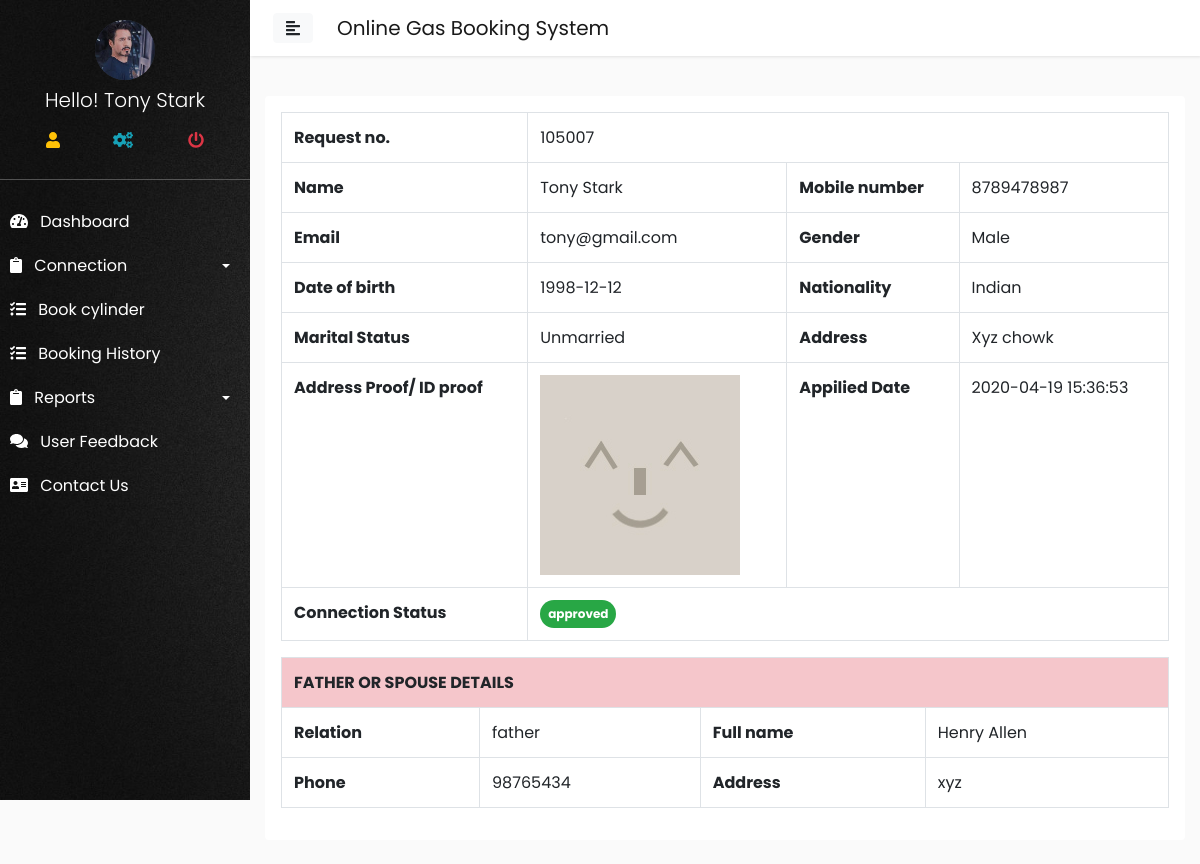
Screenshot of /user/connection_details.php?view=105007 (signed in) with the database file from the repository.
### tables this page shows
CREATE TABLE `user` (
  `user_id` int(11) NOT NULL,
  `f_name` varchar(200) NOT NULL,
  `email` varchar(200) NOT NULL,
  `password` varchar(200) NOT NULL,
  `mobile` varchar(200) NOT NULL,
  `gender` varchar(200) NOT NULL,
  `dob` varchar(200) NOT NULL,
  `r_address` varchar(200) NOT NULL,
  `city` varchar(200) NOT NULL,
  `zipcode` int(11) NOT NULL,
  `p_image` varchar(200) NOT NULL
);

CREATE TABLE `connection` (
  `connection_id` int(11) NOT NULL,
  `full_name` varchar(200) NOT NULL,
  `email` varchar(200) NOT NULL,
  `phone` varchar(200) NOT NULL,
  `gender` varchar(200) NOT NULL,
  `dob` varchar(200) NOT NULL,
  `nationality` varchar(200) NOT NULL,
  `marital` varchar(200) NOT NULL,
  `address` varchar(200) NOT NULL,
  `town` varchar(200) NOT NULL,
  `zip` varchar(200) NOT NULL,
  `relation` varchar(200) NOT NULL,
  `related_name` varchar(200) NOT NULL,
  `related_phone` varchar(200) NOT NULL,
  `related_address` varchar(200) NOT NULL,
  `doc` varchar(200) NOT NULL,
  `user_id` varchar(200) NOT NULL,
  `applied_time` timestamp NOT NULL DEFAULT CURRENT_TIMESTAMP ON UPDATE CURRENT_TIMESTAMP,
  `status` varchar(200) NOT NULL,
  `remark` varchar(200) NOT NULL,
  `c_cost` varchar(200) NOT NULL
);

### config/dbconfig.php (called while the page is built, shortened)
<?php
class Dbconfig{
    private $hostname = 'localhost';
    private $username = 'root';
    private $dbname = 'ogbsdb';
    private $password = "";
    protected $connect;
    function __construct(){
        if(!isset($this->connect)){
            $this->connect = new mysqli($this->hostname,$this->username,$this->password,$this->dbname );
    }
        return $this->connect;
}
}
?>

### config/function.php (called while the page is built, shortened)
<?php
include('dbconfig.php');
class Ogbs extends Dbconfig{
public function getData($query){
    $result = $this->connect->query($query);
    $array = array();
    while($row = $result->fetch_assoc()){
        $array[] = $row;
    }
    return $array;
}
}
?>

### user/connection_details.php (the view, shortened to what this page needs)
<?php
require_once('../config/function.php');
$get = new Ogbs();
include('include/header.php');
$id = $_GET['view'];
$call = $get->getData("SELECT * FROM connection WHERE connection_id='$id'");
foreach($call as $row);
?>
<div class="col-lg-12">
    <div class="card border-0 p-3 mb-4">
        <table class="table table-bordered">
            <tr>
                <th>Request no.</th>
                <td colspan="3"><?= $row['connection_id']; ?></td>
            </tr>
            <tr>
                <th>Name</th>
                <td><?= $row['full_name']; ?></td>
                <th>Mobile number</th>
                <td><?= $row['phone']; ?></td>
            </tr>
            <tr>
                <th>Email</th>
                <td><?= $row['email']; ?></td>
                <th>Gender</th>
                <td><?= $row['gender']; ?></td>
            </tr>
            <tr>
                <th>Date of birth</th>
                <td><?= $row['dob']; ?></td>
                <th>Nationality</th>
                <td><?= $row['nationality']; ?></td>
            </tr>
            <tr>
                <th>Marital Status</th>
                <td><?= $row['marital']; ?></td>
                <th>Address</th>
                <td><?= $row['address']; ?></td>
            </tr>
            <tr>
                <th>Address Proof/ ID proof</th>
                <td><img src="../admin/image/<?= $row['doc']; ?>" class=" h-25 " alt=""></td>
                <th>Appilied Date</th>
                <td><?= $row['applied_time']; ?></td>
            </tr>
            <tr>
                <th>Connection Status</th>
                <td colspan="3"><?php
                    if($row['status'] == ""): ?>
                    <span class="badge badge-danger badge-pill p-2">Pending</span><?php elseif($row['status']=="0"): ?>
                    <span class="badge badge-warning badge-pill p-2">Onhold</span><?php elseif($row['status']=="1"):?><span class="badge badge-success badge-pill p-2">approved</span><?php elseif($row['status']=="2"): ?><span class="badge badge-danger badge-pill p-2">rejected</span> <?php endif; ?>
                    </td>
            </tr>
        </table>
        <table class="table table-bordered">
            <tr>
                <th colspan="4" class="table-danger">FATHER OR SPOUSE DETAILS</th>
            </tr>
            <tr>
                <th>Relation</th>
                <td><?= $row['relation']; ?></td>
                <th>Full name</th>
                <td><?= $row['related_name']; ?></td>
            </tr>
            <tr>
                <th>Phone</th>
                <td><?= $row['related_phone']; ?></td>
                <th>Address</th>
                <td><?= $row['related_address']; ?></td>
            </tr>
        </table>
    </div>
</div>
<?php include('include/footer.php'); ?>

### user/include/header.php (shortened to what this page needs)
<?php
$u = new Ogbs();
$id= $_SESSION['user_login'];
$call = $u->getData("SELECT * FROM user WHERE user_id = '$id'");
foreach($call as $abcd);
?>
<html>
<head>
    <link rel="stylesheet" href="http://localhost/ogbs/style/bootstrap.css" >
    <link rel="stylesheet" href="http://localhost/ogbs/style/sidebar_style.css">
    <link rel="stylesheet" href="https://cdnjs.cloudflare.com/ajax/libs/malihu-custom-scrollbar-plugin/3.1.5/jquery.mCustomScrollbar.min.css">
    <link rel="stylesheet" href="https://use.fontawesome.com/releases/v5.7.0/css/all.css">
</head>
<body>
    <div class="wrapper">
 <nav id="sidebar" style="background-image:url(../image/bbg.jpg); background-size:cover;">
           <div class="sidebar_bg_image" style="background-color:rgba(0, 0, 0, 0);">
            <div class="sidebar-header " style="background-color:rgba(0, 0, 0, 0); border-bottom:1px solid rgba(136, 136, 136, 0.55); height:180px;" >
                 <div class="profile_photo bg-dark mx-auto " style="height:60px; width:60px; border-radius:50%;"><img src="http://localhost/ogbs/user/images/<?= $abcd['p_image']; ?>" class="img-fluid img-responsive" style="border-radius:50%;" alt=""></div>
                 <h3 class="text-center font-weight-light h5 mt-2 text-capitalize">Hello! <?= $abcd['f_name']; ?></h3>
                <table class="table " style="">
                    <tr >
                        <td class="border-0 text-warning text-center " title="Profile"><a href="http://localhost/ogbs/user/profile.php"><i class="fas fa-user "></i></a></td>
                        <td class="border-0  text-center text-info" title="Setting"><a href="http://localhost/ogbs/user/setting.php"><i class="fas fa-cogs"></i></a></td>
                        <td class="border-0 text-warning text-center text-danger" title="Logout"><a href="http://localhost/ogbs/user/logout.php"><i class="fas fa-power-off"></i></a></td>
                    </tr>
                </table>
               </div>
            <ul class="list-unstyled components border-0">
                <li class="">
                    <a href="index.php" ><i class="fas fa-tachometer-alt mr-2"></i> Dashboard</a>
                </li>
                <li>
                    <a href="#connection" data-toggle="collapse" aria-expanded="false" class="dropdown-toggle"><i class="fas fa-clipboard mr-2" ></i> Connection</a>
                </li>
                 <li>
                    <a href="http://localhost/ogbs/user/book_cyc.php" ><i class="fas fa-tasks mr-2"></i> Book cylinder</a>
                </li>
                   <li>
                    <a href="http://localhost/ogbs/user/booking_history.php" ><i class="fas fa-tasks mr-2"></i> Booking History</a>
                </li>
                <li>
                    <a href="#reports" data-toggle="collapse" aria-expanded="false" class="dropdown-toggle"><i class="fas fa-clipboard mr-2" ></i>  Reports</a>
                </li>
                <li>
                    <a href="#"><i class="fas fa-comments mr-2"></i> User Feedback</a>
                </li>
            <li>
                    <a href="#"><i class="fas fa-address-card mr-2"></i> Contact Us</a>
                </li>
            </ul>
            </div>
        </nav>
        <div id="content">
            <nav class="navbar navbar-expand-lg navbar-light bg-whtie p-2">
                <div class="container-fluid">
                    <button type="button" id="sidebarCollapse" class="btn btn-light">
                        <i class="fas fa-align-left"></i>
                    </button>
                    <a href="" class="navbar-brand ml-4">Online Gas Booking System</a>
                </div>
            </nav>

### style/sidebar_style.css (style rules this page uses)
body { font-family: 'Poppins', sans-serif; background: #fafafa; }
a, a:hover, a:focus { color: inherit; text-decoration: none; transition: all 0.3s; }
.navbar { padding: 15px 10px; background: #fff; border: none; border-radius: 0; margin-bottom: 40px; box-shadow: 1px 1px 3px rgba(0, 0, 0, 0.1); }
.wrapper { display: flex; width: 100%; }
#sidebar { width: 250px; position: fixed; top: 0; left: 0; height: 100vh; z-index: 999; background: rgba(0, 0, 0, 0.28); color: #fff; transition: all 0.3s; }
#sidebar .sidebar-header { padding: 20px; background: rgba(0, 0, 0, 0.62); }
.sidebar_bg_image { background-color: rgba(0, 0, 0, 0.85); height: 100vh; }
#sidebar ul.components { padding: 20px 0; }
#sidebar ul li a { padding: 10px; font-size: 1em; display: block; }
a[data-toggle="collapse"] { position: relative; }
.dropdown-toggle::after { display: block; position: absolute; top: 50%; right: 20px; transform: translateY(-50%); }
#content { width: calc(100% - 250px); min-height: 100vh; transition: all 0.3s; position: absolute; top: 0; right: 0; }

### rows the page displays
user: p_image (picture), f_name "Tony Stark"
connection: connection_id "105007", full_name "Tony Stark", phone "8789478987", email "tony@gmail.com", gender "Male", dob "1998-12-12", nationality "Indian", marital "Unmarried", address "Xyz chowk", doc (picture), applied_time "2020-04-19 15:36:53", relation "father", related_name "Henry Allen", related_phone "98765434", related_address "xyz"
